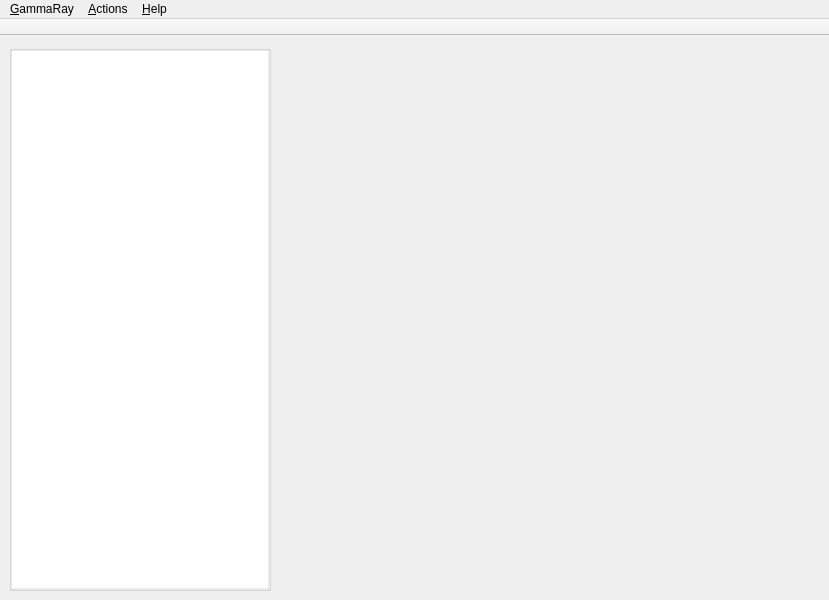
<?xml version="1.0" encoding="UTF-8"?>
<ui version="4.0">
 <class>GammaRay::MainWindow</class>
 <widget class="QMainWindow" name="GammaRay::MainWindow">
  <property name="geometry">
   <rect>
    <x>0</x>
    <y>0</y>
    <width>829</width>
    <height>600</height>
   </rect>
  </property>
  <widget class="QWidget" name="centralwidget">
   <layout class="QHBoxLayout" name="horizontalLayout">
    <property name="spacing">
     <number>0</number>
    </property>
    <item>
     <widget class="QGroupBox" name="groupBox">
      <property name="title">
       <string/>
      </property>
      <layout class="QVBoxLayout" name="verticalLayout">
       <property name="margin">
        <number>0</number>
       </property>
       <item>
        <widget class="SidePane" name="toolSelector">
         <property name="sizePolicy">
          <sizepolicy hsizetype="Preferred" vsizetype="Expanding">
           <horstretch>0</horstretch>
           <verstretch>0</verstretch>
          </sizepolicy>
         </property>
         <property name="minimumSize">
          <size>
           <width>180</width>
           <height>0</height>
          </size>
         </property>
         <property name="styleSheet">
          <string notr="true">background-image: url(:/gammaray/kdab-gammaray-logo.png);
background-repeat: no-repeat;
background-attachment:fixed;
background-position:bottom right;
</string>
         </property>
         <property name="frameShape">
          <enum>QFrame::NoFrame</enum>
         </property>
         <property name="frameShadow">
          <enum>QFrame::Plain</enum>
         </property>
         <property name="textElideMode">
          <enum>Qt::ElideRight</enum>
         </property>
         <property name="flow">
          <enum>QListView::TopToBottom</enum>
         </property>
         <property name="isWrapping" stdset="0">
          <bool>false</bool>
         </property>
         <property name="resizeMode">
          <enum>QListView::Fixed</enum>
         </property>
         <property name="viewMode">
          <enum>QListView::ListMode</enum>
         </property>
         <property name="uniformItemSizes">
          <bool>true</bool>
         </property>
         <property name="wordWrap">
          <bool>false</bool>
         </property>
         <property name="selectionRectVisible">
          <bool>true</bool>
         </property>
        </widget>
       </item>
      </layout>
     </widget>
    </item>
    <item>
     <widget class="QStackedWidget" name="toolStack">
      <property name="sizePolicy">
       <sizepolicy hsizetype="Expanding" vsizetype="Expanding">
        <horstretch>0</horstretch>
        <verstretch>0</verstretch>
       </sizepolicy>
      </property>
     </widget>
    </item>
   </layout>
  </widget>
  <widget class="QMenuBar" name="menuBar">
   <property name="geometry">
    <rect>
     <x>0</x>
     <y>0</y>
     <width>829</width>
     <height>21</height>
    </rect>
   </property>
   <widget class="QMenu" name="menu_GammaRay">
    <property name="title">
     <string>&amp;GammaRay</string>
    </property>
    <addaction name="actionRetractProbe"/>
    <addaction name="separator"/>
    <addaction name="actionQuit"/>
   </widget>
   <widget class="QMenu" name="menu_Help">
    <property name="title">
     <string>&amp;Help</string>
    </property>
    <addaction name="actionPlugins"/>
    <addaction name="separator"/>
    <addaction name="actionAboutGammaRay"/>
    <addaction name="actionAboutKDAB"/>
    <addaction name="actionAboutQt"/>
   </widget>
   <widget class="QMenu" name="actionsMenu">
    <property name="title">
     <string>&amp;Actions</string>
    </property>
   </widget>
   <addaction name="menu_GammaRay"/>
   <addaction name="actionsMenu"/>
   <addaction name="menu_Help"/>
  </widget>
  <widget class="QToolBar" name="mainToolBar">
   <property name="windowTitle">
    <string>Main Toolbar</string>
   </property>
   <property name="movable">
    <bool>false</bool>
   </property>
   <property name="allowedAreas">
    <set>Qt::BottomToolBarArea|Qt::TopToolBarArea</set>
   </property>
   <property name="floatable">
    <bool>false</bool>
   </property>
   <attribute name="toolBarArea">
    <enum>TopToolBarArea</enum>
   </attribute>
   <attribute name="toolBarBreak">
    <bool>false</bool>
   </attribute>
  </widget>
  <action name="actionRetractProbe">
   <property name="text">
    <string>&amp;Detach</string>
   </property>
   <property name="toolTip">
    <string>Retract probe from application.</string>
   </property>
  </action>
  <action name="actionQuit">
   <property name="text">
    <string>&amp;Quit</string>
   </property>
   <property name="toolTip">
    <string>Quit probed application.</string>
   </property>
  </action>
  <action name="actionAboutGammaRay">
   <property name="icon">
    <iconset resource="../resources/gammaray.qrc">
     <normaloff>:/gammaray/GammaRay-32x32.png</normaloff>:/gammaray/GammaRay-32x32.png</iconset>
   </property>
   <property name="text">
    <string>About &amp;GammaRay</string>
   </property>
  </action>
  <action name="actionAboutQt">
   <property name="text">
    <string>About &amp;Qt</string>
   </property>
  </action>
  <action name="actionAboutKDAB">
   <property name="text">
    <string>About &amp;KDAB</string>
   </property>
  </action>
  <action name="actionPlugins">
   <property name="text">
    <string>Plugins...</string>
   </property>
  </action>
 </widget>
 <customwidgets>
  <customwidget>
   <class>SidePane</class>
   <extends>QListView</extends>
   <header>sidepane.h</header>
  </customwidget>
 </customwidgets>
 <resources>
  <include location="../resources/gammaray.qrc"/>
 </resources>
 <connections/>
</ui>
